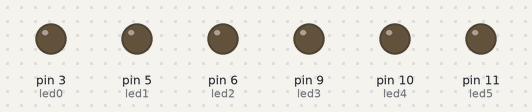
A sketch run on a simulated Arduino Uno, built with avr-gcc and run on an emulated ATmega328P. Parts: output pins drawn as LEDs (lit = HIGH).

Above: at 0.05 s.
At 0.4 s:
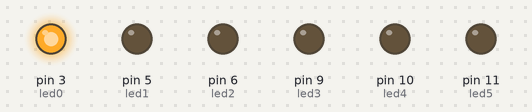
At 0.8 s:
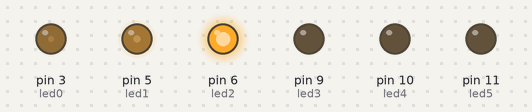
At 1.6 s:
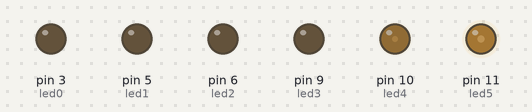
At 2.6 s:
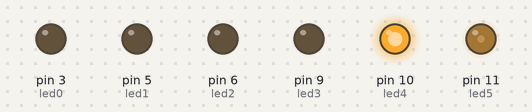
At 3.6 s:
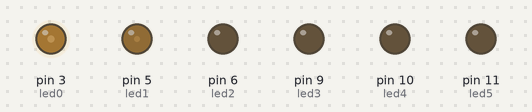
Timing chart, 0 to 8.7 s (numbered marks = the images above):
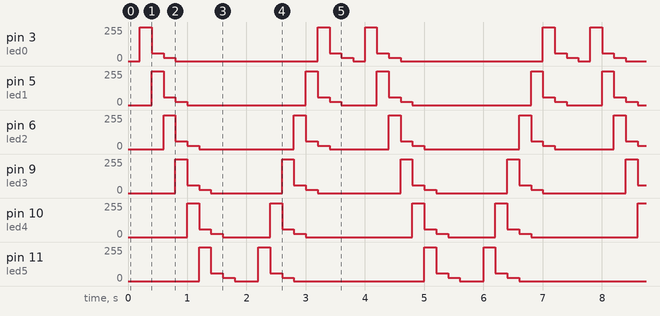

The sketch:

1.2.ino
```cpp
/**********************************************************
**                                                       **
**                    TÍTOL:                             **
**                   PLANTILA                            **
**                                                       **
** ARNAU PUIGGROS                    DATA:19/11/2022     **
***********************************************************/
//******* INCLUDE ************


//******* VARIABLES *********
const byte led0 = 3;          // donar nom al pin 3 de l’Arduino
const byte led1 = 5;          // donar nom al pin 5 de l’Arduino
const byte led2 = 6;          // donar nom al pin 6 de l’Arduino
const byte led3 = 9;          // donar nom al pin 9 de l’Arduino
const byte led4 = 10;         // donar nom al pin 10 de l’Arduino
const byte led5 = 11;         // donar nom al pin 11 de l’Arduino
unsigned long velocitat = 200;         // velocitat de l'acció en ms

//******* SETUP ***********

void setup() {
  // put your setup code here, to run once:
  pinMode(led0, OUTPUT);     // definir el pin 3 com una sortida
  pinMode(led1, OUTPUT);     // definir el pin 5 com una sortida
  pinMode(led2, OUTPUT);     // definir el pin 6 com una sortida
  pinMode(led3, OUTPUT);     // definir el pin 9 com una sortida
  pinMode(led4, OUTPUT);     // definir el pin 10 com una sortida
  pinMode(led5, OUTPUT);     // definir el pin 11 com una sortida
}

//******** LOOP ***********

void loop() {
  // put your main code here, to run repeatedly:
  analogWrite(led0, 0);     // posar PWM del pin 3 a 0
  analogWrite(led1, 0);     // posar PWM del pin 5 a 0
  analogWrite(led2, 0);     // posar PWM del pin 6 a 0
  analogWrite(led3, 0);     // posar PWM del pin 9 a 0
  analogWrite(led4, 0);     // posar PWM del pin 10 a 0
  analogWrite(led5, 0);     // posar PWM del pin 11 a 0

  delay(velocitat);

  analogWrite(led0, 255);     // posar PWM del pin 3 a 0
  analogWrite(led1, 0);     // posar PWM del pin 5 a 0
  analogWrite(led2, 0);     // posar PWM del pin 6 a 0
  analogWrite(led3, 0);     // posar PWM del pin 9 a 0
  analogWrite(led4, 0);     // posar PWM del pin 10 a 0
  analogWrite(led5, 0);     // posar PWM del pin 11 a 0

  delay(velocitat);

  analogWrite(led0, 60);     // posar PWM del pin 3 a 0
  analogWrite(led1, 255);     // posar PWM del pin 5 a 0
  analogWrite(led2, 0);     // posar PWM del pin 6 a 0
  analogWrite(led3, 0);     // posar PWM del pin 9 a 0
  analogWrite(led4, 0);     // posar PWM del pin 10 a 0
  analogWrite(led5, 0);     // posar PWM del pin 11 a 0

  delay(velocitat);

  analogWrite(led0, 25);     // posar PWM del pin 3 a 0
  analogWrite(led1, 60);     // posar PWM del pin 5 a 0
  analogWrite(led2, 255);     // posar PWM del pin 6 a 0
  analogWrite(led3, 0);     // posar PWM del pin 9 a 0
  analogWrite(led4, 0);     // posar PWM del pin 10 a 0
  analogWrite(led5, 0);     // posar PWM del pin 11 a 0

  delay(velocitat);

  analogWrite(led0, 0);     // posar PWM del pin 3 a 0
  analogWrite(led1, 25);     // posar PWM del pin 5 a 0
  analogWrite(led2, 60);     // posar PWM del pin 6 a 0
  analogWrite(led3, 255);     // posar PWM del pin 9 a 0
  analogWrite(led4, 0);     // posar PWM del pin 10 a 0
  analogWrite(led5, 0);     // posar PWM del pin 11 a 0

  delay(velocitat);

  analogWrite(led0, 0);     // posar PWM del pin 3 a 0
  analogWrite(led1, 0);     // posar PWM del pin 5 a 0
  analogWrite(led2, 25);     // posar PWM del pin 6 a 0
  analogWrite(led3, 60);     // posar PWM del pin 9 a 0
  analogWrite(led4, 255);     // posar PWM del pin 10 a 0
  analogWrite(led5, 0);     // posar PWM del pin 11 a 0

  delay(velocitat);

  analogWrite(led0, 0);     // posar PWM del pin 3 a 0
  analogWrite(led1, 0);     // posar PWM del pin 5 a 0
  analogWrite(led2, 0);     // posar PWM del pin 6 a 0
  analogWrite(led3, 25);     // posar PWM del pin 9 a 0
  analogWrite(led4, 60);     // posar PWM del pin 10 a 0
  analogWrite(led5, 255);     // posar PWM del pin 11 a 0

  delay(velocitat);

  analogWrite(led0, 0);     // posar PWM del pin 3 a 0
  analogWrite(led1, 0);     // posar PWM del pin 5 a 0
  analogWrite(led2, 0);     // posar PWM del pin 6 a 0
  analogWrite(led3, 0);     // posar PWM del pin 9 a 0
  analogWrite(led4, 25);     // posar PWM del pin 10 a 0
  analogWrite(led5, 60);     // posar PWM del pin 11 a 0

  delay(velocitat);

  analogWrite(led0, 0);     // posar PWM del pin 3 a 0
  analogWrite(led1, 0);     // posar PWM del pin 5 a 0
  analogWrite(led2, 0);     // posar PWM del pin 6 a 0
  analogWrite(led3, 0);     // posar PWM del pin 9 a 0
  analogWrite(led4, 0);     // posar PWM del pin 10 a 0
  analogWrite(led5, 25);     // posar PWM del pin 11 a 0

  delay(velocitat);

  analogWrite(led0, 0);     // posar PWM del pin 3 a 0
  analogWrite(led1, 0);     // posar PWM del pin 5 a 0
  analogWrite(led2, 0);     // posar PWM del pin 6 a 0
  analogWrite(led3, 0);     // posar PWM del pin 9 a 0
  analogWrite(led4, 0);     // posar PWM del pin 10 a 0
  analogWrite(led5, 0);     // posar PWM del pin 11 a 0

  delay(velocitat);

  analogWrite(led0, 0);     // posar PWM del pin 3 a 0
  analogWrite(led1, 0);     // posar PWM del pin 5 a 0
  analogWrite(led2, 0);     // posar PWM del pin 6 a 0
  analogWrite(led3, 0);     // posar PWM del pin 9 a 0
  analogWrite(led4, 0);     // posar PWM del pin 10 a 0
  analogWrite(led5, 0);     // posar PWM del pin 11 a 0

  delay(velocitat);

  analogWrite(led0, 0);     // posar PWM del pin 3 a 0
  analogWrite(led1, 0);     // posar PWM del pin 5 a 0
  analogWrite(led2, 0);     // posar PWM del pin 6 a 0
  analogWrite(led3, 0);     // posar PWM del pin 9 a 0
  analogWrite(led4, 0);     // posar PWM del pin 10 a 0
  analogWrite(led5, 255);     // posar PWM del pin 11 a 0

  delay(velocitat);

  analogWrite(led0, 0);     // posar PWM del pin 3 a 0
  analogWrite(led1, 0);     // posar PWM del pin 5 a 0
  analogWrite(led2, 0);     // posar PWM del pin 6 a 0
  analogWrite(led3, 0);     // posar PWM del pin 9 a 0
  analogWrite(led4, 255);     // posar PWM del pin 10 a 0
  analogWrite(led5, 60);     // posar PWM del pin 11 a 0

  delay(velocitat);

  analogWrite(led0, 0);     // posar PWM del pin 3 a 0
  analogWrite(led1, 0);     // posar PWM del pin 5 a 0
  analogWrite(led2, 0);     // posar PWM del pin 6 a 0
  analogWrite(led3, 255);     // posar PWM del pin 9 a 0
  analogWrite(led4, 60);     // posar PWM del pin 10 a 0
  analogWrite(led5, 25);     // posar PWM del pin 11 a 0

  delay(velocitat);

  analogWrite(led0, 0);     // posar PWM del pin 3 a 0
  analogWrite(led1, 0);     // posar PWM del pin 5 a 0
  analogWrite(led2, 255);     // posar PWM del pin 6 a 0
  analogWrite(led3, 60);     // posar PWM del pin 9 a 0
  analogWrite(led4, 25);     // posar PWM del pin 10 a 0
  analogWrite(led5, 0);     // posar PWM del pin 11 a 0

  delay(velocitat);

  analogWrite(led0, 0);     // posar PWM del pin 3 a 0
  analogWrite(led1, 255);     // posar PWM del pin 5 a 0
  analogWrite(led2, 60);     // posar PWM del pin 6 a 0
  analogWrite(led3, 25);     // posar PWM del pin 9 a 0
  analogWrite(led4, 0);     // posar PWM del pin 10 a 0
  analogWrite(led5, 0);     // posar PWM del pin 11 a 0

  delay(velocitat);

  analogWrite(led0, 255);     // posar PWM del pin 3 a 0
  analogWrite(led1, 60);     // posar PWM del pin 5 a 0
  analogWrite(led2, 25);     // posar PWM del pin 6 a 0
  analogWrite(led3, 0);     // posar PWM del pin 9 a 0
  analogWrite(led4, 0);     // posar PWM del pin 10 a 0
  analogWrite(led5, 0);     // posar PWM del pin 11 a 0

  delay(velocitat);

  analogWrite(led0, 60);     // posar PWM del pin 3 a 0
  analogWrite(led1, 25);     // posar PWM del pin 5 a 0
  analogWrite(led2, 0);     // posar PWM del pin 6 a 0
  analogWrite(led3, 0);     // posar PWM del pin 9 a 0
  analogWrite(led4, 0);     // posar PWM del pin 10 a 0
  analogWrite(led5, 0);     // posar PWM del pin 11 a 0

  delay(velocitat);

  analogWrite(led0, 25);     // posar PWM del pin 3 a 0
  analogWrite(led1, 0);     // posar PWM del pin 5 a 0
  analogWrite(led2, 0);     // posar PWM del pin 6 a 0
  analogWrite(led3, 0);     // posar PWM del pin 9 a 0
  analogWrite(led4, 0);     // posar PWM del pin 10 a 0
  analogWrite(led5, 0);     // posar PWM del pin 11 a 0

  delay(velocitat);

  analogWrite(led0, 0);     // posar PWM del pin 3 a 0
  analogWrite(led1, 0);     // posar PWM del pin 5 a 0
  analogWrite(led2, 0);     // posar PWM del pin 6 a 0
  analogWrite(led3, 0);     // posar PWM del pin 9 a 0
  analogWrite(led4, 0);     // posar PWM del pin 10 a 0
  analogWrite(led5, 0);     // posar PWM del pin 11 a 0
}

//******* FUNCIONS **********
```

Measured:
- by itself, pin 6 (led2): repeats every 3.8 s: 60/255 0.20 s, 25/255 0.20 s, 0/255 1.6 s, 255/255 0.20 s, 60/255 0.20 s, 25/255 0.20 s, 0/255 1.0 s, 255/255 0.20 s
- by itself, pin 9 (led3): repeats every 3.8 s: 60/255 0.20 s, 25/255 0.20 s, 0/255 1.2 s, 255/255 0.20 s, 60/255 0.20 s, 25/255 0.20 s, 0/255 1.4 s, 255/255 0.20 s
